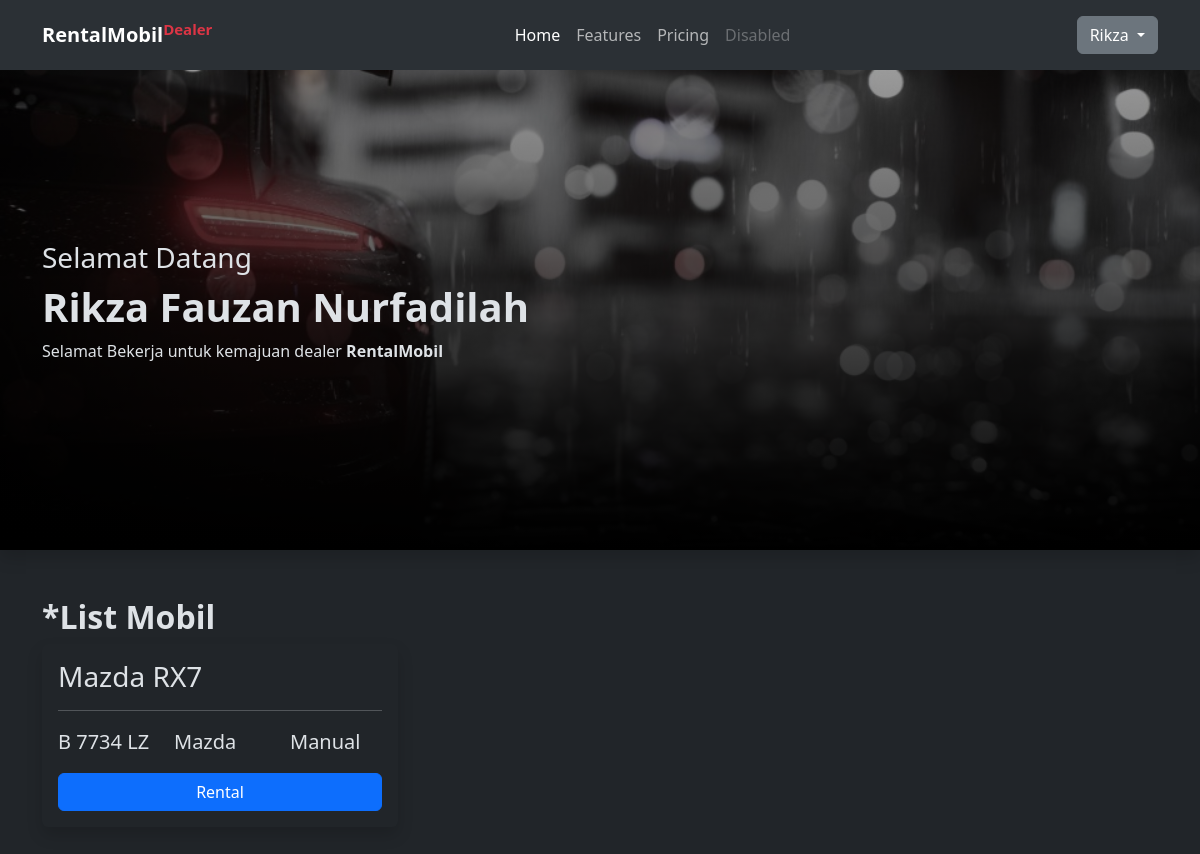
Page /?role=user (signed in) on the earlier database version.
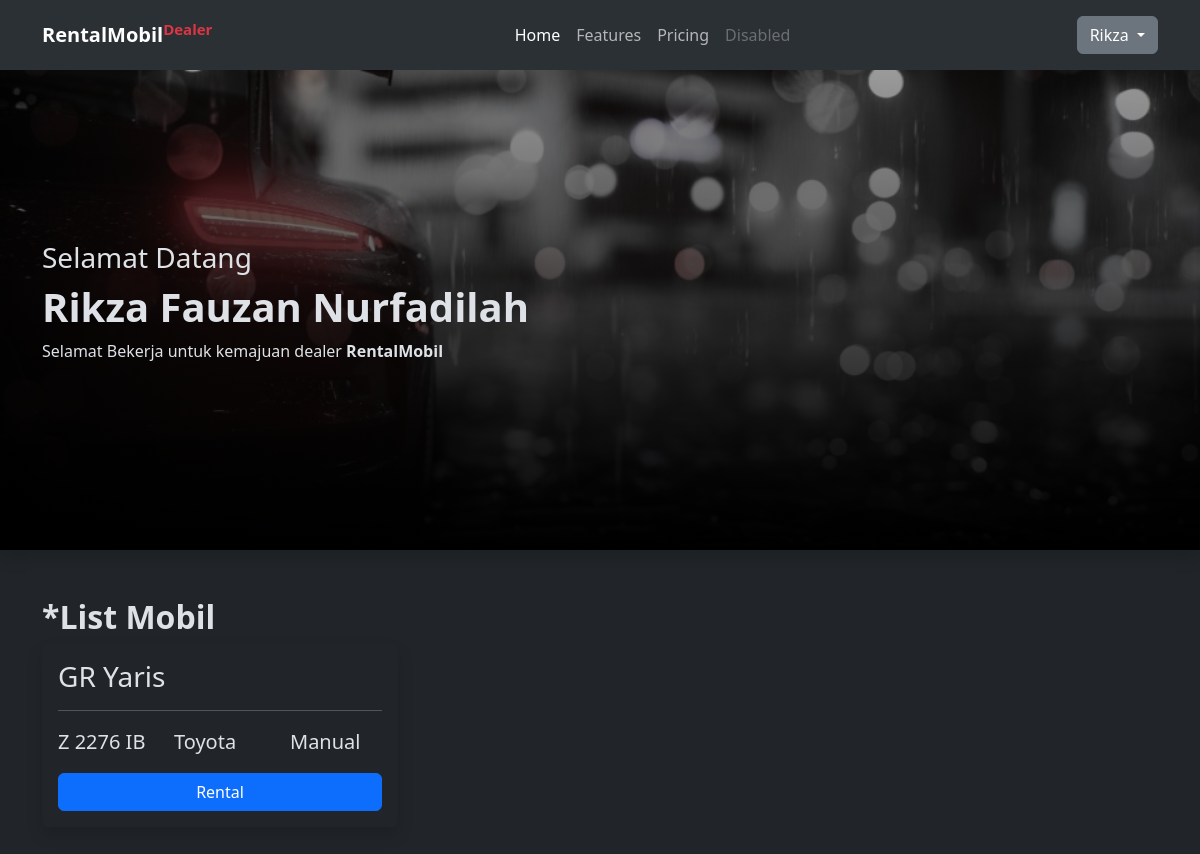
Same page on the later database version.
### tables this page shows
CREATE TABLE `tbl_mobil_rikza` (
  `no_plat_rikza` varchar(10) NOT NULL,
  `nama_mobil_rikza` varchar(25) NOT NULL,
  `brand_mobil_rikza` varchar(25) NOT NULL,
  `tipe_transmisi_rikza` varchar(10) NOT NULL
);

### page/public/index.php (the view, shortened to what this page needs)
<div class="Hero shadow d-flex align-items-center">
    <div class="container">
        <h3>Selamat Datang</h3>
        <h1 class="fw-bold"><?= $_SESSION['namalengkap'] ?></h1>
        <p>Selamat Bekerja untuk kemajuan dealer <b>RentalMobil</b></p>
    </div>
</div>
<main class="my-5">
    <div class="container">
        <h2 class="fw-bold">*List Mobil</h2>
        <div class="row">
            <?php
            include("config/connect.php");
            $queryMobil = mysqli_query($link, "SELECT * FROM tbl_mobil_rikza");
            while ($row = mysqli_fetch_assoc($queryMobil)) :
            ?>
                <div class="col-md-4">
                    <div class="card border border-0 shadow">
                        <div class="card-body">
                            <div class="row">
                                <div class="col-md-12">
                                    <h3><?= $row['nama_mobil_rikza'] ?></h3>
                                    <hr>
                                </div>
                                <div class="col-md-4 fs-5"><?= $row['no_plat_rikza'] ?></div>
                                <div class="col-md-4 fs-5"><?= $row['brand_mobil_rikza'] ?></div>
                                <div class="col-md-4 fs-5"><?= $row['tipe_transmisi_rikza'] ?></div>
                                <div class="col-md-12 mt-3">
                                    <a href="?role=user&rental=dataPelanggan&plat=<?= $row['no_plat_rikza'] ?>" class="btn btn-md btn-primary w-100">Rental</a>
                                </div>
                            </div>
                        </div>
                    </div>
                </div>
            <?php endwhile; ?>
        </div>
    </div>
</main>

### index.php (shortened to what this page needs)
<!doctype html>
<html lang="en" data-bs-theme="dark">
<head>
    <link href="https://cdn.jsdelivr.net/npm/bootstrap@5.3.2/dist/css/bootstrap.min.css" rel="stylesheet">
    <link rel="stylesheet" href="assets/css/myStyle.css">
</head>
<body>
    <?php
    if ($_GET['role'] == "admin") :
    ?>
        <nav class="navbar navbar-expand-lg bg-body-tertiary sticky-top">
            <div class="container">
                <a class="navbar-brand fw-bold" href="?role=admin">RentalMobil<sup class="text-danger">admin</sup></a>
                <button class="navbar-toggler" type="button" data-bs-toggle="collapse" data-bs-target="#navbarNavAltMarkup" aria-controls="navbarNavAltMarkup" aria-expanded="false" aria-label="Toggle navigation">
                    <span class="navbar-toggler-icon"></span>
                </button>
                <div class="collapse navbar-collapse" id="navbarNavAltMarkup">
                    <div class="navbar-nav mx-auto">
                        <a class="nav-link active" aria-current="page" href="#">Home</a>
                        <a class="nav-link" href="#datatransaksi">Data Transaksi</a>
                        <a class="nav-link" href="#dataUser">Data User</a>
                        <a class="nav-link" href="#dataMobil">Data mobil</a>
                        <a class="nav-link" href="#dataPelanggan">Data Pelanggan</a>
                    </div>
                    <div class="navbar-text">
                        <div class="dropdown">
                            <button class="btn btn-secondary dropdown-toggle" type="button" data-bs-toggle="dropdown" aria-expanded="false">
                                <?php echo $_SESSION['username'] ?>
                            </button>
                            <ul class="dropdown-menu">
                                <li><a class="dropdown-item" href="?logic=logic&logout=logout">Logout</a></li>
                            </ul>
                        </div>
                    </div>
                </div>
            </div>
        </nav>
    <?php
    elseif ($_GET['role'] == "user") :
    ?>
        <nav class="navbar navbar-expand-lg bg-body-tertiary sticky-top">
            <div class="container">
                <a class="navbar-brand fw-bold" href="?role=user">RentalMobil<sup class="text-danger">Dealer</sup></a>
                <div class="collapse navbar-collapse" id="navbarNavAltMarkup">
                    <div class="navbar-nav mx-auto">
                        <a class="nav-link active" aria-current="page" href="#">Home</a>
                        <a class="nav-link" href="#">Features</a>
                        <a class="nav-link" href="#">Pricing</a>
                        <a class="nav-link disabled" aria-disabled="true">Disabled</a>
                    </div>
                    <div class="navbar-text">
                        <div class="dropdown">
                            <button class="btn btn-secondary dropdown-toggle" type="button" data-bs-toggle="dropdown" aria-expanded="false">
                                <?php echo $_SESSION['username'] ?>
                            </button>
                        </div>
                    </div>
                </div>
            </div>
        </nav>
    <?php
    endif;
    ?>
    <?php
    include("./linkManager.php");
    ?>
</body>
</html>

### linkManager.php (shortened to what this page needs)
<?php
if ($_GET['role'] == "admin") {
    include("page/admin/index.php");
} elseif ($_GET['role'] == "user") {
    if ($_GET['rental'] == "dataPelanggan") {
        include("./page/public/rentalStep1.php");
    } else {
        include("page/public/index.php");
    }
} elseif ($_GET['out'] == "trueOut") {
    include("./page/auth/index.php");
} else {
    include("./page/auth/index.php");
}

### assets/css/myStyle.css (style rules this page uses)
.Hero { background: linear-gradient(rgba(0, 0, 0, 0.39),black),url("../img/mobilRains.jpg"); width: 100%; height: 480px; background-position: center; background-repeat: no-repeat; background-size: cover; }

Differences in the rows shown:
removed tbl_mobil_rikza: nama_mobil_rikza "Mazda RX7", no_plat_rikza "B 7734 LZ", brand_mobil_rikza "Mazda", tipe_transmisi_rikza "Manual"
added tbl_mobil_rikza: nama_mobil_rikza "GR Yaris", no_plat_rikza "Z 2276 IB", brand_mobil_rikza "Toyota", tipe_transmisi_rikza "Manual"
